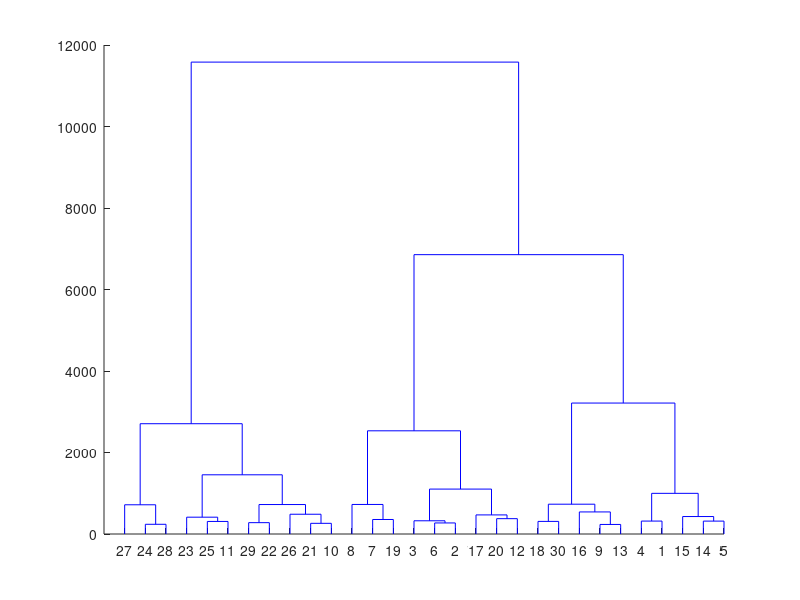
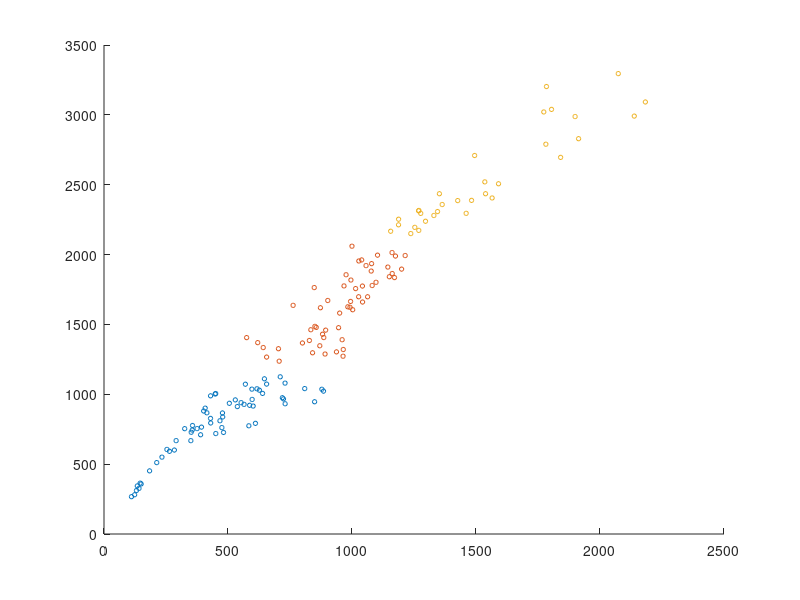

Here is the MATLAB script that generated these plots, in order: (Note: this script raises an error after producing the figures.)
Ms1=[
    1253.20	1102.90	1056.60	1079.00	1161.50	1269.20	1175.20	1344.90	1296.40	1538.50	1565.00	1077.40	1144.60	855.78	703.45
    2194.90	1995.80	1921.10	1935.20	2014.30	2173.20	1989.50	2307.90	2238.50	2435.50	2405.20	1882.00	1910.60	1478.70	1326.20
]';

Ms2=[
1784.10	885.10	481.98	991.88	1187.90	1277.10	1773.40	1494.50	1804.50	1269.60	1426.20	999.87	1781.70	575.15	976.09
3202.70	1022.50	726.87	1622.60	2253.00	2294.90	3020.80	2709.10	3039.10	2315.70	2386.40	2060.00	2789.90	1405.70	1855.60
]';

Ms3=[
2073.70	1352.40	1363.70	937.33	960.19	963.89	1081.30	1026.80	964.84	1014.60	872.65	1535.60	1039.10	1027.60	762.55
3295.20	2435.60	2358.20	1303.60	1390.60	1272.60	1778.60	1698.10	1320.50	1756.60	1619.50	2520.30	1961.70	1954.10	1636.60
]';

Ms4=[
730.36	587.23	351.60	597.36	290.84	552.79	355.69	477.64	393.09	639.43	430.31	283.64	467.53	478.69	350.18
932.23	921.13	728.19	963.01	668.33	940.03	743.95	866.43	764.99	1006.30	794.58	600.92	810.45	837.64	668.11
]';

Ms5=[
833.98	800.11	253.68	325.36	414.89	505.39	356.90	429.47	375.35	616.76	130.88	212.58	570.07	706.33	850.45
1462.00	1367.20	605.21	753.94	867.40	935.56	776.58	827.35	754.63	1039.30	311.41	511.09	1072.10	1236.90	1486.10
]';

Ms6=[
619.78	995.62	429.67	529.40	448.19	710.56	626.49	723.66	537.67	601.41	809.30	849.16	945.84	902.27	642.06
1369.70	1817.80	988.98	959.91	1002.00	1125.10	1029.40	967.13	912.16	915.76	1040.80	946.59	1476.70	1671.30	1334.50
]';

Ms7=[
1268.60	1899.60	2182.80	2138.10	1913.70	1841.20	1330.10	1482.10	1155.90	141.16	1590.80	1187.60	1237.00	1460.30	847.74
2313.00	2987.90	3092.20	2991.20	2829.50	2695.60	2279.80	2387.90	2167.00	326.68	2506.90	2213.00	2150.30	2295.20	1763.80
]';

Ms8=[
730.04	564.70	389.51	610.61	450.72	584.06	475.20	264.08	233.65	183.80	134.16	145.75	149.71	123.49	110.72
1080.00	927.89	710.36	792.00	718.95	774.49	761.66	591.85	550.16	451.87	344.16	364.12	358.28	281.01	267.16
]';

Ms9=[
967.74	840.94	893.86	870.14	950.33	983.14	886.15	1214.40	1150.50	1096.80	1162.20	1042.60	1171.30	1200.00	1062.90
1775.60	1297.10	1459.10	1347.30	1581.20	1626.20	1406.10	1993.10	1841.40	1801.50	1864.10	1660.40	1835.40	1895.90	1698.00
]';

Ms10=[
655.71	828.11	881.25	719.20	407.92	401.97	646.86	450.43	994.31	1042.00	1002.80	655.69	596.35	878.47	891.35
1266.40	1385.10	1429.90	975.37	900.88	880.39	1110.80	1005.30	1664.50	1774.70	1605.20	1073.00	1036.90	1036.00	1288.20
]';

Ms=[Ms1;Ms2;Ms3;Ms4;Ms5;Ms6;Ms7;Ms8;Ms9;Ms10];
Z = linkage(Ms,'ward','euclidean');
%c = cluster(Z,'maxclust',5);
c = cluster(Z,'maxclust',3);
disp(c);
%figure
dendrogram(Z)
%scatter(Ms(:,1),Ms(:,2),10,c)
cluster1 = (c == 1);
cluster2 = (c == 2);
cluster3 = (c == 3);
figure

scatter(Ms(cluster1,1),Ms(cluster1,2),10,'r+');
hold on
scatter(Ms(cluster2,1),Ms(cluster2,2),10,'bo');
hold on
scatter(Ms(cluster3,1),Ms(cluster3,2),10,'k*');
hold off
legend('Cluster 1','Cluster 2','Cluster 3','Location','NW')
xlabel('Perfil 30% (C3)')
ylabel('Perfil 40% (C4)')

% Export the figure.
exportfig('exampleExportfig.png',...
    'width',8.7,'Height',3.7,...
    'color','rgb')